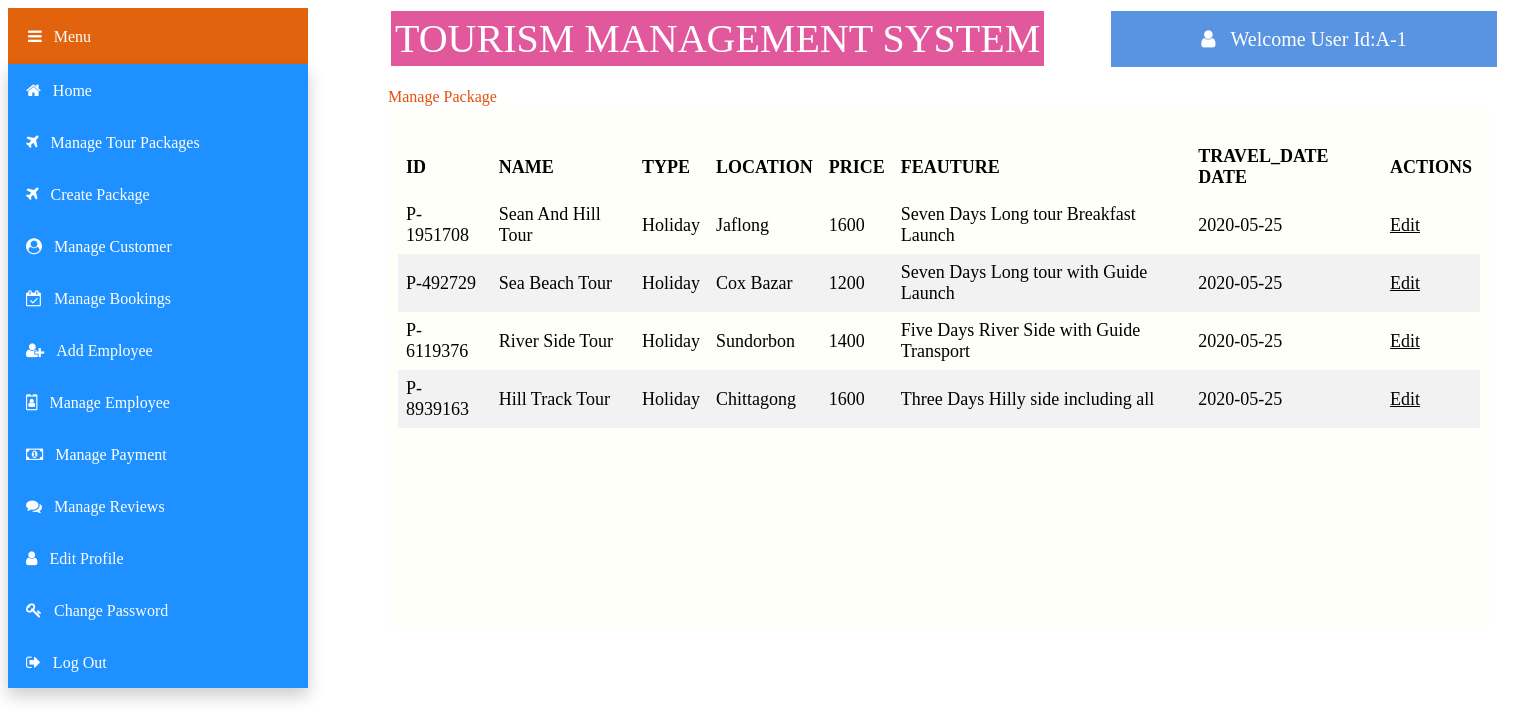
Page /views/Admin/manage_package.php (signed in) on the committed database.
### tables this page shows
CREATE TABLE `packages` (
  `p_id` varchar(50) NOT NULL,
  `p_name` varchar(50) NOT NULL,
  `type` varchar(50) NOT NULL,
  `location` varchar(50) NOT NULL,
  `image` varchar(100) NOT NULL,
  `price` varchar(50) NOT NULL,
  `old_price` varchar(50) DEFAULT NULL,
  `features` varchar(50) NOT NULL,
  `travel_date` date NOT NULL,
  `offer` varchar(50) DEFAULT NULL,
  `a_id` varchar(50) NOT NULL,
  `status` varchar(50) DEFAULT NULL
);

### models/database.php (called while the page is built, shortened)
<?php
	 $serverName="localhost";
	 $userName="root";
	 $password="";
	 $dbName="tms";
	function get($query)
	{
        $data=array();
		global $serverName,$userName,$password,$dbName;
		$conn = mysqli_connect( $serverName, $userName, $password, $dbName);
        $result=mysqli_query($conn,$query);
        if(mysqli_num_rows($result) > 0)
        {
            while($row = mysqli_fetch_assoc($result))
            {
                $entity=array();
                foreach($row as $k=>$v)
                {
                    $entity[$k] = $row[$k];
                }
                $data[] = $entity;
            }
        }
		return $data;
	}
?>

### controllers/packageController.php (called while the page is built, shortened)
<?php
	require_once '../../models/database.php';
	function getAllPackage()
	{
		$query ="SELECT * FROM packages WHERE status='active'";
		$products = get($query);
		return $products;
    }
?>

### views/Admin/manage_package.php (the view, shortened to what this page needs)
<?php
    include '../../controllers/packageController.php';
    $packages=getAllPackage();
?>
<html>
    <head>
        <link rel="stylesheet" href="https://cdnjs.cloudflare.com/ajax/libs/font-awesome/4.7.0/css/font-awesome.min.css">
        <link rel="stylesheet" type="text/css" href="css/manage_package.css">
    </head>
    <body>
        <div class="title" >TOURISM MANAGEMENT SYSTEM
        </div>
        <div class="dropdown">
            <button class="dropbtn"><i class="fa fa-bars">&nbsp;&nbsp;&nbsp;Menu</i></button>
                <div class="dropdown-content">
                    <button class="btn" onClick="location.href='home.php'" value='home'><i class="fa fa-home">&nbsp;&nbsp;&nbsp;Home</i></button><br>
                    <button class="btn" onClick="location.href='manage_package.php'" value='manage_package'><i class="fa fa-plane">&nbsp;&nbsp;&nbsp;Manage Tour Packages</i></button><br>
                    <button class="btn" onClick="location.href='createpackage.php'" value='createpackage'><i class="fa fa-plane">&nbsp;&nbsp;&nbsp;Create Package</i></button><br>
                    <button class="btn" onClick="location.href='manageuser.php'" value='manageuser'><i class="fa fa-user-circle">&nbsp;&nbsp;&nbsp;Manage Customer</i></button><br>
                    <button class="btn" onClick="location.href='managebooking.php'" value='managebooking'><i class="fa fa-calendar-check-o">&nbsp;&nbsp;&nbsp;Manage Bookings</i></button><br>
                    <button class="btn" onClick="location.href='addemployee.php'" value='addemployee'><i class="fa fa-user-plus" >&nbsp;&nbsp;&nbsp;Add Employee</i></button><br>
                    <button class="btn" onClick="location.href='manageemployee.php'" value='managemployee'><i class="fa fa-id-badge">&nbsp;&nbsp;&nbsp;Manage Employee</i></button><br>
                    <button class="btn" onClick="location.href='managepayment.php'" value='managepayment'><i class="fa fa-money">&nbsp;&nbsp;&nbsp;Manage Payment</i></button><br>
                    <button class="btn" onClick="location.href='managereview.php'" value='managereview'><i class="fa fa-comments">&nbsp;&nbsp;&nbsp;Manage Reviews</i></button><br>
                    <button class="btn" onClick="location.href='editprofile.php'" value='editprofile'><i class="fa fa-user">&nbsp;&nbsp;&nbsp;Edit Profile</i></button><br>
                    <button class="btn" onClick="location.href='changepassword.php'" value='changepassword'><i class="fa fa-key">&nbsp;&nbsp;&nbsp;Change Password</i></button><br>
                    <button class="btn" onClick=" location.href='../logout.php'"><i class="fa fa-sign-out">&nbsp;&nbsp;&nbsp;Log Out</i></button><br>
                </div>
        </div>
        <div class="welcome" ><i class="fa fa-user">&nbsp;&nbsp;&nbsp;<?php echo "Welcome User Id:".$_SESSION["loggedinuser"];?></i>
        </div>
        <div class="text" >Manage Package</i>
        </div>
        <div class="panel">
        <div id="table-wrapper">
        <div id="table-scroll">
            <table>
                    <tr>
                    <th>ID</th>
                    <th>NAME</th>
                    <th>TYPE</th>
                    <th>LOCATION</th>
                    <th>PRICE</th>
                    <th>FEAUTURE</th>
                    <th>TRAVEL_DATE DATE</th>
                    <th>ACTIONS</th>
                    </tr>
                    <tr>
                    <?php
				        foreach($packages as $package)
				        {
                            echo "<tr>";
                                echo "<td>".$package["p_id"]."</td>";
                                echo "<td>".$package["p_name"]."</td>";
                                echo "<td>".$package["type"]."</td>";
                                echo "<td>".$package["location"]."</td>";
                                echo "<td>".$package["price"]."</td>";
                                echo "<td>".$package["features"]."</td>";
                                echo "<td>".$package["travel_date"]."</td>";
                                echo '<td><a href="updatepackage.php?id='.$package["p_id"].'" class="btn1 btn1-success">Edit</a></td>';
                            echo "</tr>";
				        }
			        ?>
        </table>
    </div>
    </div>
        </div>
    </body>
</html>

### views/Admin/css/manage_package.css (style rules this page uses)
.title { background-color: rgb(226, 88, 157); color: white; padding: 4px; min-width:400px; font-size: 40px; text-align: center; border: solid; margin-left:380px; position: absolute; }
.dropbtn { background-color: rgb(226, 99, 14); color: white; padding: 20px; min-width:300px; font-size: 16px; width:30%; text-align:left; border: none; cursor: pointer; }
.dropdown { position: absolute; display: inline-block; }
.dropdown-content { display: block; position: absolute; background-color: #2c2828; min-width: 300px; box-shadow: 0px 8px 16px 0px rgba(0,0,0,0.2); z-index: 1; }
.btn { background-color: DodgerBlue; border: none; color: white; padding: 18px; min-width:300px; font-size: 16px; text-align:left; cursor: pointer; }
.welcome { background-color: rgb(88, 148, 226); color: white; padding: 18px; min-width:350px; font-size: 20px; text-align: center; border: solid; margin-left:1100px; position: absolute; }
table { border-collapse: collapse; width: 100%; }
th, td { text-align: left; padding: 8px; font-size: large; }
tr:nth-child(even) { background-color: #f2f2f2; }
.text { color: rgb(226, 81, 14); margin-top: 80px; font-size: 16px; margin-left:380px; position: absolute; }
#table-wrapper { position:relative; }
#table-scroll { height:100%; overflow:auto; margin-top:20px; }
#table-wrapper table { width:100%; }
#table-wrapper table * { color:black; }
.panel { display: inline-block; background:rgb(255, 255, 250); min-height: 500px; min-width: 1080px; height: 100px; padding: 10px; border: navajowhite; margin-right: 30px; margin-left: 380px; margin-top:100px ; margin-bottom: 300px; }
.btn1 { font-family:consolas; }
body { height: 400px; }

### rows in the picture
packages: p_id "P-1951708", p_name "Sean And Hill Tour", type "Holiday", location "Jaflong", price "1600", features "Seven Days Long tour Breakfast Launch", travel_date "2020-05-25"
packages: p_id "P-492729", p_name "Sea Beach Tour", type "Holiday", location "Cox Bazar", price "1200", features "Seven Days Long tour with Guide Launch", travel_date "2020-05-25"
packages: p_id "P-6119376", p_name "River Side Tour", type "Holiday", location "Sundorbon", price "1400", features "Five Days River Side with Guide Transport", travel_date "2020-05-25"
packages: p_id "P-8939163", p_name "Hill Track Tour", type "Holiday", location "Chittagong", price "1600", features "Three Days Hilly side including all", travel_date "2020-05-25"

### other values in the picture
$_SESSION["loggedinuser"] "A-1"
